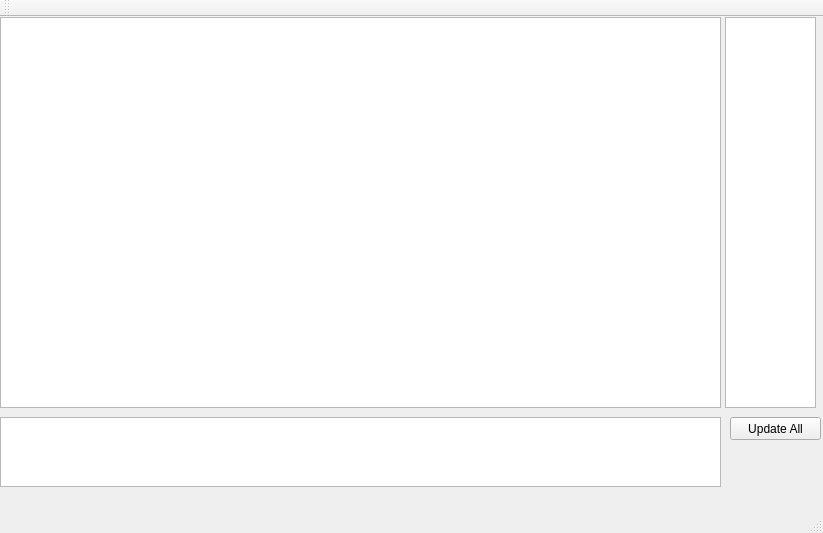
<?xml version="1.0" encoding="UTF-8"?>
<ui version="4.0">
 <class>MainWindow</class>
 <widget class="QMainWindow" name="MainWindow">
  <property name="geometry">
   <rect>
    <x>0</x>
    <y>0</y>
    <width>823</width>
    <height>533</height>
   </rect>
  </property>
  <property name="windowTitle">
   <string>MainWindow</string>
  </property>
  <widget class="QWidget" name="centralWidget">
   <widget class="QPushButton" name="btnUpdateAll">
    <property name="geometry">
     <rect>
      <x>730</x>
      <y>400</y>
      <width>91</width>
      <height>23</height>
     </rect>
    </property>
    <property name="text">
     <string>Update All</string>
    </property>
    <property name="default">
     <bool>false</bool>
    </property>
    <property name="flat">
     <bool>false</bool>
    </property>
   </widget>
   <widget class="QTableView" name="tvMainView">
    <property name="geometry">
     <rect>
      <x>0</x>
      <y>0</y>
      <width>721</width>
      <height>391</height>
     </rect>
    </property>
   </widget>
   <widget class="QListView" name="lvTablesList">
    <property name="geometry">
     <rect>
      <x>725</x>
      <y>0</y>
      <width>91</width>
      <height>391</height>
     </rect>
    </property>
   </widget>
   <widget class="QTextEdit" name="txtLog">
    <property name="geometry">
     <rect>
      <x>0</x>
      <y>400</y>
      <width>721</width>
      <height>70</height>
     </rect>
    </property>
   </widget>
  </widget>
  <widget class="QMenuBar" name="menuBar">
   <property name="geometry">
    <rect>
     <x>0</x>
     <y>0</y>
     <width>823</width>
     <height>20</height>
    </rect>
   </property>
  </widget>
  <widget class="QToolBar" name="mainToolBar">
   <attribute name="toolBarArea">
    <enum>TopToolBarArea</enum>
   </attribute>
   <attribute name="toolBarBreak">
    <bool>false</bool>
   </attribute>
  </widget>
  <widget class="QStatusBar" name="statusBar"/>
 </widget>
 <layoutdefault spacing="6" margin="11"/>
 <resources/>
 <connections>
  <connection>
   <sender>btnUpdateAll</sender>
   <signal>clicked()</signal>
   <receiver>btnUpdateAll</receiver>
   <slot>click()</slot>
   <hints>
    <hint type="sourcelabel">
     <x>802</x>
     <y>450</y>
    </hint>
    <hint type="destinationlabel">
     <x>805</x>
     <y>452</y>
    </hint>
   </hints>
  </connection>
 </connections>
</ui>
